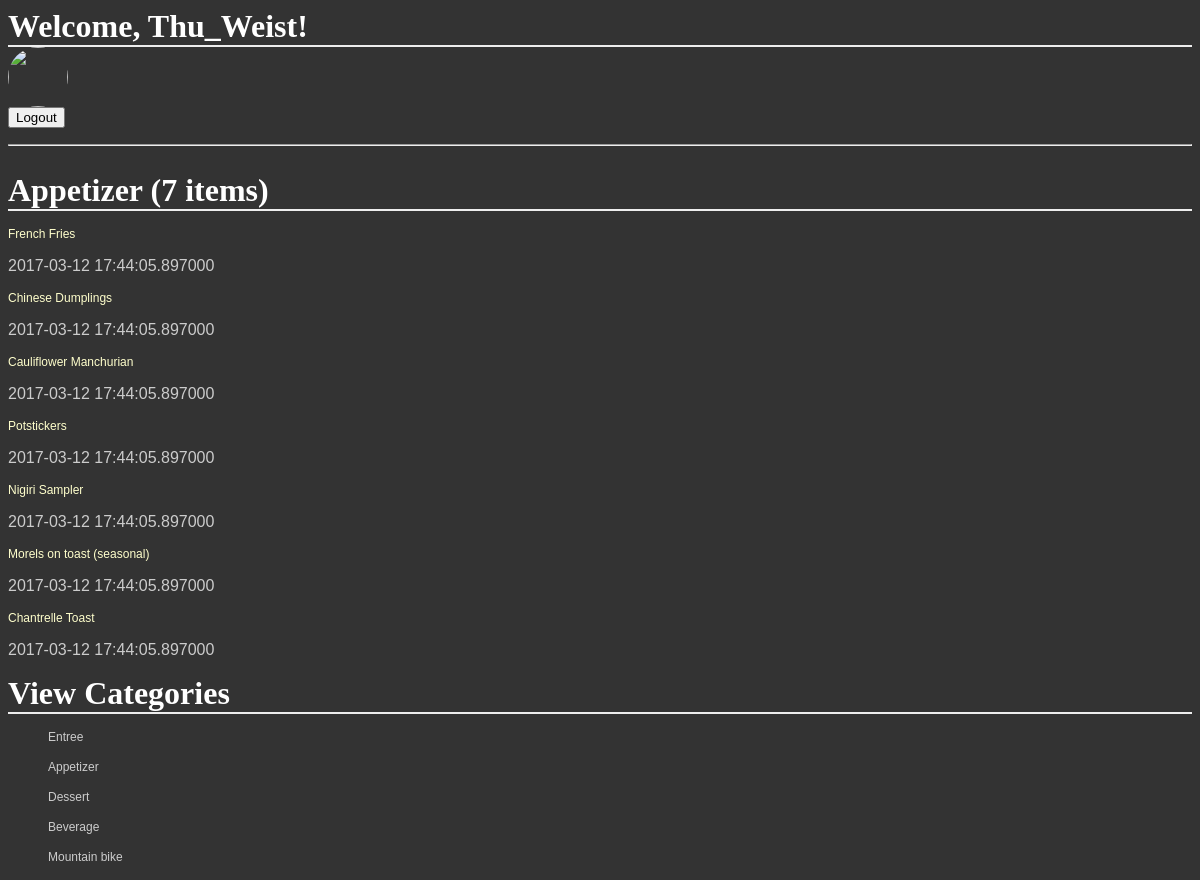
Page /catalog/Appetizer (signed in) on the committed database.
### database_setup.py (models this page shows, shortened)
class CatalogItem(Base):
    __tablename__ = 'catalog_item'
    id = Column(Integer, primary_key = True)
    name = Column(String(250), nullable = False)
    price = Column(String(8))
    category = Column(String(250))
    description = Column(String(250))
    dt_added = Column(DateTime, nullable = False, default = datetime.datetime.now())
    dt_modded = Column(DateTime, nullable = False, default = datetime.datetime.now(), onupdate = datetime.datetime.now())
    user_id = Column(Integer, ForeignKey('user.id'))
    user = relationship(User)

### public_page.py (the view)
@public_page.route('/catalog/<string:category>/items', methods = ['GET'])
@public_page.route('/catalog/<string:category>', methods = ['GET'])
def viewCategory(category):
    items = session.query(CatalogItem).filter_by(category = category).all()
    categories = dbfunctions.getUnique(CatalogItem.category)
    cat_name = list(k[0] for k in categories)
    return render_template('categorylist.html',
        items = items,
        category = category,
        categories = cat_name)

### dbfunctions.py (called while the page is built)
def getUnique(cls_attr):
    return session.query(cls_attr).distinct(cls_attr).all()

### templates/categorylist.html
{% extends 'base.html' %}
{% block content %}
<h1>{{ '%s (%s items)' % (category, items|length) }}</h1>
{% for i in items %}
<div>
  <p><a href="{{url_for('public_page.viewCatalogItem', category = category, item_id = i.id)}}">{{i.name}}</a></p>
  <p>{{i.dt_modded}}</p>
</div>
{% endfor %}
<h1>View Categories</h1>
<div>
  {% for cat in categories %}
  <ul>
    <a href="{{url_for('public_page.viewCategory', category = cat)}}"><p>{{cat}}</p></a>
  </ul>
  {% endfor %}
</div>
{% endblock %}

### static/styles.css (style rules this page uses)
body { font-family: sans-serif; background-image: url('img3.jpg'); background-color: #333333 }
h1, h2, h3, h4 { color: #FFFFFF; }
h1, h2 { font-family: 'Georgia', serif; margin: 0; }
h1 { border-bottom: 2px solid #eee; }
p, dd, dt { color: #CCCCCC; }
a { text-decoration: none; color:#FFFFCC; font-size: .75em; }

### rows in the picture
CatalogItem: name "French Fries", dt_modded "2017-03-12 17:44:05.897000"
CatalogItem: name "Chinese Dumplings", dt_modded "2017-03-12 17:44:05.897000"
CatalogItem: name "Cauliflower Manchurian", dt_modded "2017-03-12 17:44:05.897000"
CatalogItem: name "Potstickers", dt_modded "2017-03-12 17:44:05.897000"
CatalogItem: name "Nigiri Sampler", dt_modded "2017-03-12 17:44:05.897000"
CatalogItem: name "Morels on toast (seasonal)", dt_modded "2017-03-12 17:44:05.897000"
CatalogItem: name "Chantrelle Toast", dt_modded "2017-03-12 17:44:05.897000"

### other values in the picture
{{ session['username'] }} "Thu_Weist"
{{ '%s (%s items)' % (category, items|length) }} "Appetizer (7 items)"
{{ cat }} "Entree" "Appetizer" "Dessert" "Beverage" "Mountain bike"
